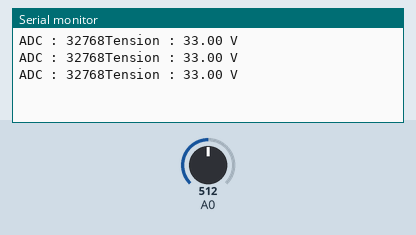
The sketch below on a simulated Arduino Zero (SAMD21). On the bench: the last lines printed to the serial monitor. Inputs (shaded band) come from the test bench; at power-on: A0 = 512 (analog values on the 0–1023 scale).

Above: at 1.3 s.
1.4 s: A0 set to 716
At 1.9 s:
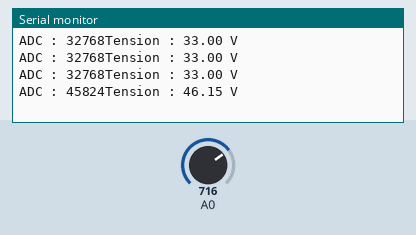
2.9 s: A0 set to 900
At 3.4 s:
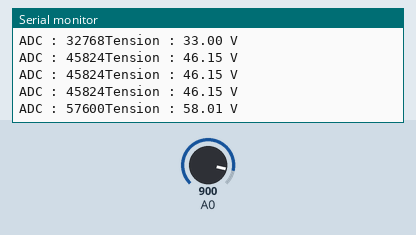
Timing chart, 0 to 5.9 s (numbered marks = the images above; inputs shaded):
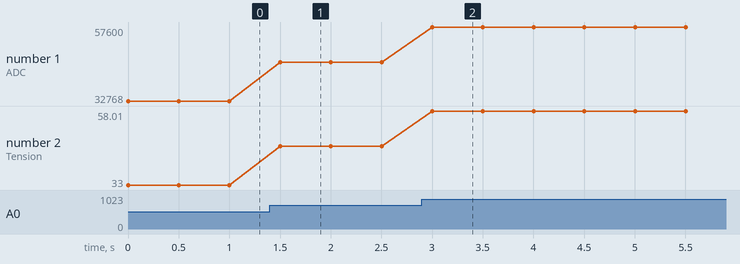

The sketch:

CapteurTension.ino
```cpp
#include <Arduino.h>

const float R1 = 190000.0;
const float R2 = 10000.0;
const float VREF = 3.3;

void setup() {
  Serial.begin(115200);
  analogReadResolution(16);   // pas de pinMode pour A9
}

void loop() {
  uint16_t raw = analogRead(A0);
  float vadc = raw * VREF / 65536;
  float vreelle = vadc * (R1 + R2) / R2;

  Serial.print("ADC : ");
  Serial.print(raw);
  Serial.print("Tension : ");
  Serial.print(vreelle);
  Serial.println(" V");

  delay(500);
}
```

Measured:
- after the input at 1.4 s, the serial monitor: prints a new line after 0.10 s (image 1)
- after the input at 2.9 s, the serial monitor: prints a new line after 0.10 s (image 2)
- plotted number 1: 32768 → 45824 after the input at 1.4 s, 45824 → 57600 after the input at 2.9 s
- plotted number 2: 33 → 46.15 after the input at 1.4 s, 46.15 → 58.01 after the input at 2.9 s
